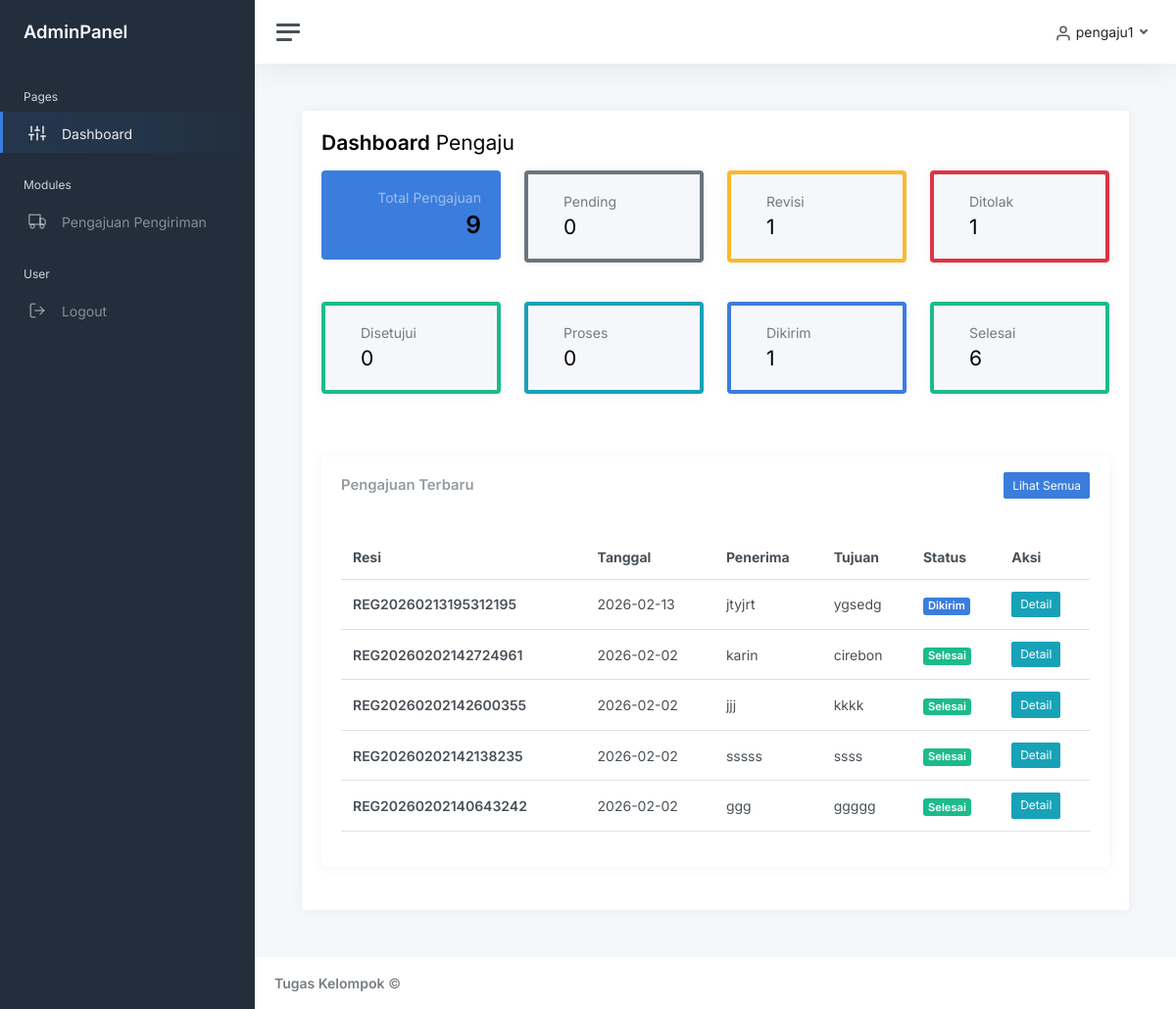
The app's page /pengaju/index.php (signed in) with its own data.
### tables this page shows
CREATE TABLE `pengajuan_pengiriman` (
  `id` int(11) NOT NULL,
  `nomor_resi` varchar(50) NOT NULL,
  `tanggal_pengajuan` date NOT NULL,
  `user_id` int(11) NOT NULL,
  `nama_pengirim` varchar(100) NOT NULL,
  `alamat_pengirim` text NOT NULL,
  `no_telepon_pengirim` varchar(20) NOT NULL,
  `nama_penerima` varchar(100) NOT NULL,
  `alamat_penerima` text NOT NULL,
  `kota_tujuan` varchar(100) NOT NULL,
  `no_telepon_penerima` varchar(20) NOT NULL,
  `status_pengiriman` enum('Pending','Revisi','Disetujui','Ditolak','Proses','Dikirim','Selesai') NOT NULL DEFAULT 'Pending',
  `catatan_admin` text DEFAULT NULL,
  `total_item` int(11) DEFAULT 0,
  `keterangan` text DEFAULT NULL
);

### pengaju/index.php (the view, shortened to what this page needs)
<?php
require_once '../config/database.php';
$user_id = $_SESSION['user_id'];
$statusQuery = "SELECT status_pengiriman, COUNT(*) as count FROM pengajuan_pengiriman WHERE user_id = ? GROUP BY status_pengiriman";
$stmt = mysqli_prepare($connection, $statusQuery);
mysqli_stmt_bind_param($stmt, "i", $user_id);
mysqli_stmt_execute($stmt);
$statusResult = mysqli_stmt_get_result($stmt);
$statusCounts = [];
$allStatuses = ['Pending', 'Revisi', 'Ditolak', 'Disetujui', 'Proses', 'Dikirim', 'Selesai'];
foreach ($allStatuses as $status) {
    $statusCounts[$status] = 0;
}
while ($row = mysqli_fetch_assoc($statusResult)) {
    $statusCounts[$row['status_pengiriman']] = $row['count'];
}
$totalSubmissions = array_sum($statusCounts);
$recentQuery = "SELECT * FROM pengajuan_pengiriman WHERE user_id = ? ORDER BY id DESC LIMIT 5";
$stmt = mysqli_prepare($connection, $recentQuery);
mysqli_stmt_bind_param($stmt, "i", $user_id);
mysqli_stmt_execute($stmt);
$recentResult = mysqli_stmt_get_result($stmt);
?>
<?php include '../views/' . $THEME . '/header.php'; ?>
<?php include '../views/' . $THEME . '/sidebar.php'; ?>
<?php include '../views/' . $THEME . '/topnav.php'; ?>
<?php include '../views/' . $THEME . '/upper_block.php'; ?>
<h1 class="h3 mb-3"><strong>Dashboard</strong> Pengaju</h1>
<div class="row mb-4">
    <div class="col-xl-3 col-md-6 col-sm-6 mb-3">
        <div class="card bg-primary text-white border-0 shadow-sm">
            <div class="card-body">
                <div class="d-flex align-items-center">
                    <div class="flex-grow-1 ms-3 text-end">
                        <h6 class="mb-1 text-white-50">Total Pengajuan</h6>
                        <h2 class="mb-0 fw-bold">
                            <?= $totalSubmissions ?>
                        </h2>
                    </div>
                </div>
            </div>
        </div>
    </div>
    <div class="col-xl-3 col-md-6 col-sm-6 mb-3">
        <div class="card bg-light border-start border-secondary border-4">
            <div class="card-body">
                <div class="d-flex align-items-center">
                    <div class="flex-grow-1 ms-3">
                        <h6 class="text-muted mb-1">Pending</h6>
                        <h3 class="mb-0">
                            <?= $statusCounts['Pending'] ?>
                        </h3>
                    </div>
                </div>
            </div>
        </div>
    </div>
    <div class="col-xl-3 col-md-6 col-sm-6 mb-3">
        <div class="card bg-light border-start border-warning border-4">
            <div class="card-body">
                <div class="d-flex align-items-center">
                    <div class="flex-grow-1 ms-3">
                        <h6 class="text-muted mb-1">Revisi</h6>
                        <h3 class="mb-0">
                            <?= $statusCounts['Revisi'] ?>
                        </h3>
                    </div>
                </div>
            </div>
        </div>
    </div>
    <div class="col-xl-3 col-md-6 col-sm-6 mb-3">
        <div class="card bg-light border-start border-danger border-4">
            <div class="card-body">
                <div class="d-flex align-items-center">
                    <div class="flex-grow-1 ms-3">
                        <h6 class="text-muted mb-1">Ditolak</h6>
                        <h3 class="mb-0">
                            <?= $statusCounts['Ditolak'] ?>
                        </h3>
                    </div>
                </div>
            </div>
        </div>
    </div>
    <div class="col-xl-3 col-md-6 col-sm-6 mb-3">
        <div class="card bg-light border-start border-success border-4">
            <div class="card-body">
                <div class="d-flex align-items-center">
                    <div class="flex-grow-1 ms-3">
                        <h6 class="text-muted mb-1">Disetujui</h6>
                        <h3 class="mb-0">
                            <?= $statusCounts['Disetujui'] ?>
                        </h3>
                    </div>
                </div>
            </div>
        </div>
    </div>
    <div class="col-xl-3 col-md-6 col-sm-6 mb-3">
        <div class="card bg-light border-start border-info border-4">
            <div class="card-body">
                <div class="d-flex align-items-center">
                    <div class="flex-grow-1 ms-3">
                        <h6 class="text-muted mb-1">Proses</h6>
                        <h3 class="mb-0">
                            <?= $statusCounts['Proses'] ?>
                        </h3>
                    </div>
                </div>
            </div>
        </div>
    </div>
    <div class="col-xl-3 col-md-6 col-sm-6 mb-3">
        <div class="card bg-light border-start border-primary border-4">
            <div class="card-body">
                <div class="d-flex align-items-center">
                    <div class="flex-grow-1 ms-3">
                        <h6 class="text-muted mb-1">Dikirim</h6>
                        <h3 class="mb-0">
                            <?= $statusCounts['Dikirim'] ?>
                        </h3>
                    </div>
                </div>
            </div>
        </div>
    </div>
    <div class="col-xl-3 col-md-6 col-sm-6 mb-3">
        <div class="card bg-light border-start border-success border-4">
            <div class="card-body">
                <div class="d-flex align-items-center">
                    <div class="flex-grow-1 ms-3">
                        <h6 class="text-muted mb-1">Selesai</h6>
                        <h3 class="mb-0">
                            <?= $statusCounts['Selesai'] ?>
                        </h3>
                    </div>
                </div>
            </div>
        </div>
    </div>
</div>
<div class="row">
    <div class="col-12">
        <div class="card">
            <div class="card-header">
                <div class="d-flex justify-content-between align-items-center">
                    <h5 class="card-title mb-0">Pengajuan Terbaru</h5>
                    <a href="../transaksi_pengiriman/index.php" class="btn btn-sm btn-primary">Lihat Semua</a>
                </div>
            </div>
            <div class="card-body">
                <?php if (mysqli_num_rows($recentResult) > 0): ?>
                    <div class="table-responsive">
                        <table class="table table-hover">
                            <thead>
                                <tr>
                                    <th>Resi</th>
                                    <th>Tanggal</th>
                                    <th>Penerima</th>
                                    <th>Tujuan</th>
                                    <th>Status</th>
                                    <th>Aksi</th>
                                </tr>
                            </thead>
                            <tbody>
                                <?php while ($row = mysqli_fetch_assoc($recentResult)): ?>
                                    <tr>
                                        <td><strong>
                                                <?= htmlspecialchars($row['nomor_resi']) ?>
                                            </strong></td>
                                        <td>
                                            <?= $row['tanggal_pengajuan'] ?>
                                        </td>
                                        <td>
                                            <?= htmlspecialchars($row['nama_penerima']) ?>
                                        </td>
                                        <td>
                                            <?= htmlspecialchars($row['kota_tujuan']) ?>
                                        </td>
                                        <td>
                                            <?php
                                            $badge_color = 'secondary';
                                            if ($row['status_pengiriman'] === 'Disetujui')
                                                $badge_color = 'success';
                                            elseif ($row['status_pengiriman'] === 'Ditolak')
                                                $badge_color = 'danger';
                                            elseif ($row['status_pengiriman'] === 'Revisi')
                                                $badge_color = 'warning';
                                            elseif ($row['status_pengiriman'] === 'Proses')
                                                $badge_color = 'info';
                                            elseif ($row['status_pengiriman'] === 'Dikirim')
                                                $badge_color = 'primary';
                                            elseif ($row['status_pengiriman'] === 'Selesai')
                                                $badge_color = 'success';
                                            ?>
                                            <span class="badge bg-<?= $badge_color ?>">
                                                <?= ucfirst(htmlspecialchars($row['status_pengiriman'])) ?>
                                            </span>
                                        </td>
                                        <td>
                                            <a href="../transaksi_pengiriman/detail.php?id=<?= $row['id'] ?>"
                                                class="btn btn-sm btn-info">Detail</a>
                                        </td>
                                    </tr>
                                <?php endwhile; ?>
                            </tbody>
                        </table>
                    </div>
                <?php endif; ?>
            </div>
        </div>
    </div>
</div>
<?php include '../views/' . $THEME . '/lower_block.php'; ?>
<?php include '../views/' . $THEME . '/footer.php'; ?>

### records on screen
pengajuan_pengiriman: nomor_resi "REG20260213195312195", tanggal_pengajuan "2026-02-13", nama_penerima "jtyjrt", kota_tujuan "ygsedg", status_pengiriman "Dikirim"
pengajuan_pengiriman: nomor_resi "REG20260202142724961", tanggal_pengajuan "2026-02-02", nama_penerima "karin", kota_tujuan "cirebon", status_pengiriman "Selesai"
pengajuan_pengiriman: nomor_resi "REG20260202142600355", tanggal_pengajuan "2026-02-02", nama_penerima "jjj", kota_tujuan "kkkk", status_pengiriman "Selesai"
pengajuan_pengiriman: nomor_resi "REG20260202142138235", tanggal_pengajuan "2026-02-02", nama_penerima "sssss", kota_tujuan "ssss", status_pengiriman "Selesai"
pengajuan_pengiriman: nomor_resi "REG20260202140643242", tanggal_pengajuan "2026-02-02", nama_penerima "ggg", kota_tujuan "ggggg", status_pengiriman "Selesai"

### other values on screen
$label "Pengajuan Pengiriman"
$_SESSION['username'] "pengaju1"
$totalSubmissions "9"
$statusCounts['Pending'] "0"
$statusCounts['Revisi'] "1"
$statusCounts['Ditolak'] "1"
$statusCounts['Disetujui'] "0"
$statusCounts['Proses'] "0"
$statusCounts['Dikirim'] "1"
$statusCounts['Selesai'] "6"
